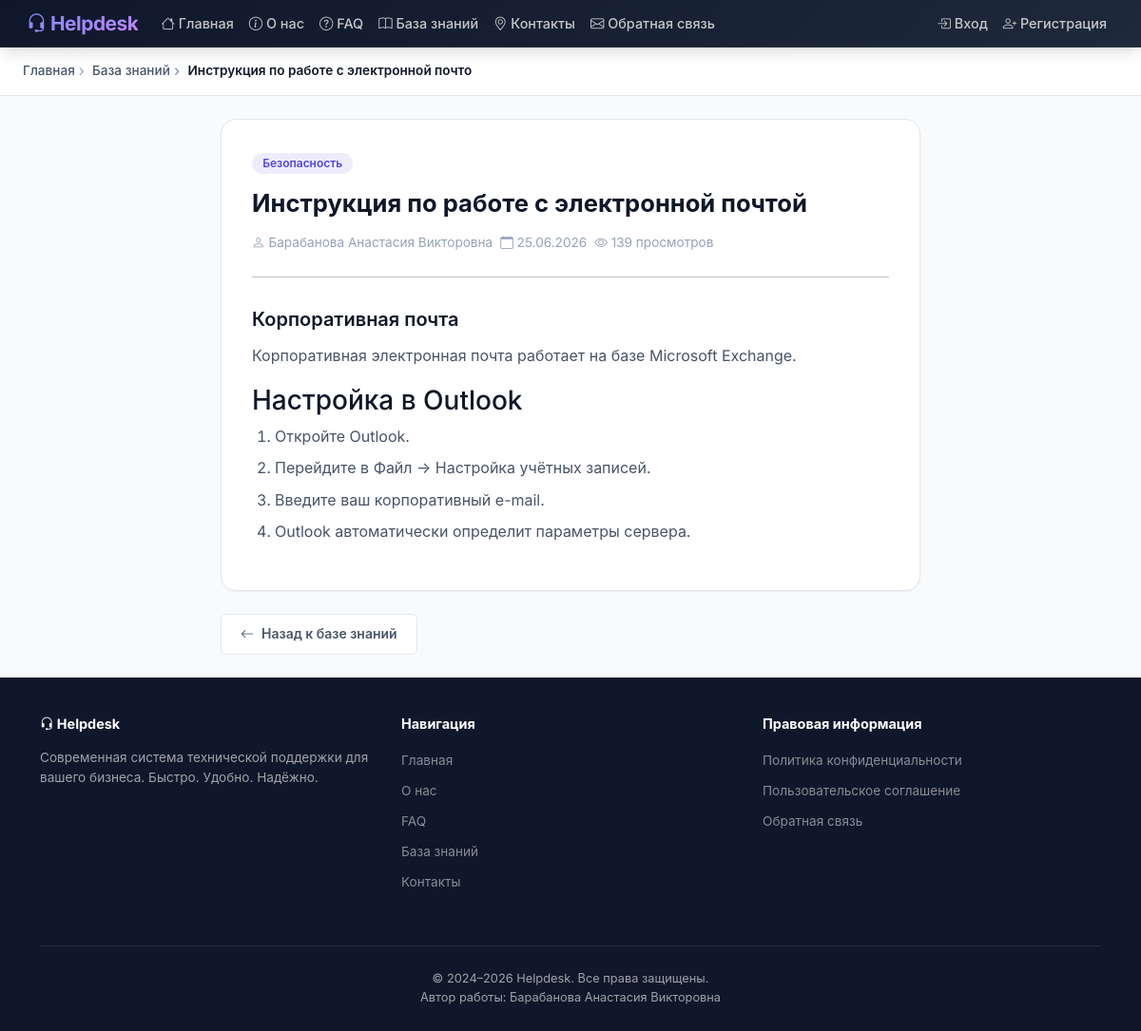
/knowledge-base/email-guide/, run on an earlier commit of the app's database.
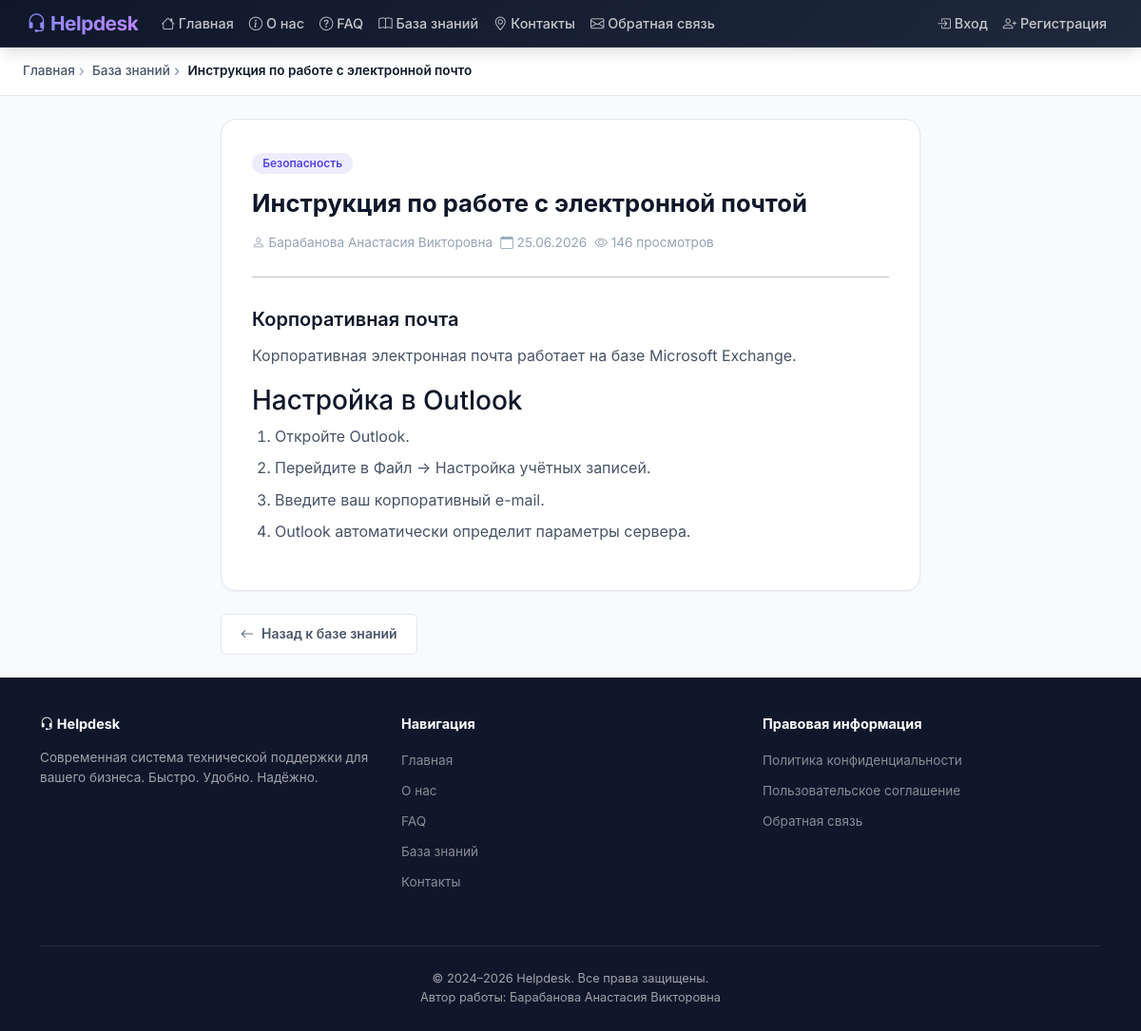
And on a later commit of the database.
### helpdesk/models.py (models this page shows, shortened)
class KnowledgeBaseArticle(models.Model):
    title = models.CharField(
        max_length=300,
        verbose_name='Заголовок',
    )
    slug = models.SlugField(
        max_length=300,
        unique=True,
        verbose_name='URL-псевдоним',
    )
    content = models.TextField(
        verbose_name='Содержание',
        help_text='Полный текст статьи. Поддерживается форматирование Markdown.',
    )
    category = models.ForeignKey(
        TicketCategory,
        on_delete=models.SET_NULL,
        null=True,
        blank=True,
        related_name='kb_articles',
        verbose_name='Основная категория',
    )
    tags = models.ManyToManyField(
        TicketCategory,
        blank=True,
        related_name='tagged_kb_articles',
        verbose_name='Теги (категории)',
        help_text='Дополнительные категории для перекрёстной навигации.',
    )
    author = models.ForeignKey(
        User,
        on_delete=models.SET_NULL,
        null=True,
        blank=True,
        related_name='kb_articles',
        verbose_name='Автор',
    )
    is_published = models.BooleanField(
        default=True,
        verbose_name='Опубликована',
    )
    views_count = models.PositiveIntegerField(
        default=0,
        verbose_name='Количество просмотров',
    )
    created_at = models.DateTimeField(
        auto_now_add=True,
        verbose_name='Дата создания',
    )
    updated_at = models.DateTimeField(
        auto_now=True,
        verbose_name='Дата обновления',
    )
    class Meta:
        verbose_name = 'Статья базы знаний'
        verbose_name_plural = 'Статьи базы знаний'
        ordering = ['-created_at']

class TicketCategory(models.Model):
    name = models.CharField(
        max_length=150,
        unique=True,
        verbose_name='Название категории',
    )
    slug = models.SlugField(
        max_length=150,
        unique=True,
        verbose_name='URL-псевдоним',
        help_text='Латинский идентификатор для URL (заполняется автоматически).',
    )
    description = models.TextField(
        blank=True,
        default='',
        verbose_name='Описание',
    )
    is_active = models.BooleanField(
        default=True,
        verbose_name='Активна',
    )
    class Meta:
        verbose_name = 'Категория тикета'
        verbose_name_plural = 'Категории тикетов'
        ordering = ['name']

class User(AbstractUser):
    class Role(models.TextChoices):
        CLIENT = 'CLIENT', 'Клиент'
        SUPPORT = 'SUPPORT', 'Саппорт'
        ADMIN = 'ADMIN', 'Администратор'
    role = models.CharField(
        max_length=10,
        choices=Role.choices,
        default=Role.CLIENT,
        verbose_name='Роль',
        help_text='Роль определяет уровень доступа пользователя в системе.',
    )
    patronymic = models.CharField(
        max_length=150,
        blank=True,
        default='',
        verbose_name='Отчество',
    )
    phone = models.CharField(
        max_length=20,
        blank=True,
        default='',
        verbose_name='Телефон',
        help_text='Контактный номер телефона.',
    )
    department = models.ForeignKey(
        Department,
        on_delete=models.SET_NULL,
        null=True,
        blank=True,
        related_name='employees',
        verbose_name='Отдел',
        help_text='Отдел, к которому прикреплён сотрудник.',
    )
    avatar = models.ImageField(
        upload_to='avatars/%Y/%m/',
        blank=True,
        null=True,
        verbose_name='Аватар',
        help_text='Фотография профиля пользователя.',
    )
    bio = models.TextField(
        blank=True,
        default='',
        verbose_name='О себе',
        help_text='Краткая информация о пользователе.',
    )
    class Meta:
        verbose_name = 'Пользователь'
        verbose_name_plural = 'Пользователи'
        ordering = ['last_name', 'first_name']
    def __str__(self) -> str:
        full_name = f'{self.last_name} {self.first_name} {self.patronymic}'.strip()
        return full_name if full_name else self.username

### helpdesk/views.py (the view)
# urls.py: path('knowledge-base/<slug:slug>/', views.kb_article_detail_view, name='kb_article_detail'),
def kb_article_detail_view(request, slug):
    article = get_object_or_404(
        KnowledgeBaseArticle,
        slug=slug,
        is_published=True,
    )
    KnowledgeBaseArticle.objects.filter(pk=article.pk).update(
        views_count=article.views_count + 1
    )
    context = {
        'article': article,
        'breadcrumbs': [
            ('Главная', '/'),
            ('База знаний', '/knowledge-base/'),
            (article.title[:40], None),
        ],
    }
    return render(request, 'public/kb_article_detail.html', context)

### helpdesk/templatetags/helpdesk_tags.py (called while the page is built)
@register.simple_tag
def active_link(request, url_name, *args):
    from django.urls import reverse
    try:
        url = reverse(url_name, args=args)
        if request.path == url:
            return 'active'
    except Exception:
        pass
    return ''

@register.filter(name='markdown_format')
def markdown_format(text):
    if not text:
        return ""
    html = markdown.markdown(text, extensions=['extra', 'nl2br'])
    return mark_safe(html)

### templates/public/kb_article_detail.html (shortened to what this page needs)
{% extends 'base.html' %}
{% load helpdesk_tags %}
{% block content %}
<div class="container py-4 fade-in">
    <div class="row justify-content-center">
        <div class="col-lg-8">
            <article class="card-helpdesk">
                <div class="card-body" style="padding: 2rem;">
                    {% if article.category %}
                    <span class="badge-status mb-2" style="background: rgba(79,70,229,0.1); color: var(--primary); font-size: 0.75rem;">
                        {{ article.category.name }}
                    </span>
                    {% endif %}
                    <h1 style="font-size: 1.6rem; font-weight: 700; margin-bottom: 1rem;">
                        {{ article.title }}
                    </h1>
                    <div class="d-flex gap-2 mb-3" style="font-size: 0.85rem; color: var(--text-muted);">
                        {% if article.author %}
                        <span><i class="bi bi-person"></i> {{ article.author }}</span>
                        {% endif %}
                        <span><i class="bi bi-calendar"></i> {{ article.created_at|date:"d.m.Y" }}</span>
                        <span><i class="bi bi-eye"></i> {{ article.views_count }} просмотров</span>
                    </div>
                    <hr>
                    <div class="text-page" style="max-width: 100%; padding: 0;">
                        {{ article.content|markdown_format }}
                    </div>
                </div>
            </article>
            <div class="mt-3">
                <a href="{% url 'knowledge_base' %}" class="btn-helpdesk btn-secondary-helpdesk">
                    <i class="bi bi-arrow-left"></i> Назад к базе знаний
                </a>
            </div>
        </div>
    </div>
</div>
{% endblock %}

What changed in the data, as far as the page shows it:
changed KnowledgeBaseArticle "Инструкция по работе с электронной почтой": views_count "139" → "146"
